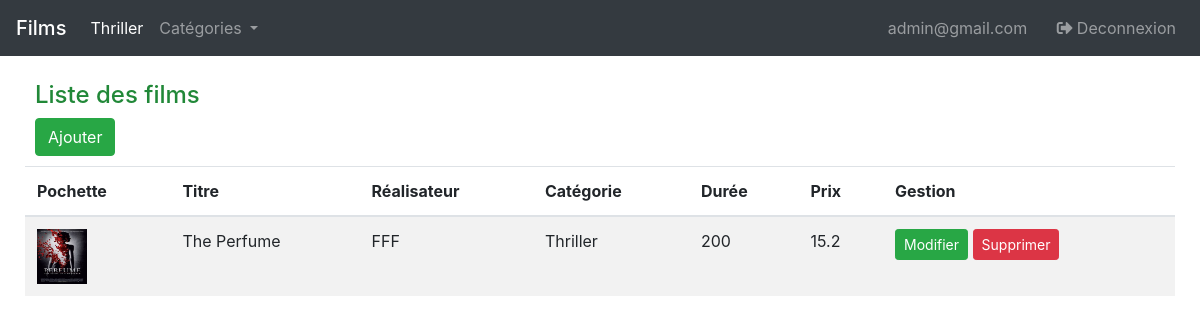
The app's page /index.php?category=Thriller (signed in) with its own data.
### tables this page shows
CREATE TABLE `films` (
  `id` int(11) NOT NULL AUTO_INCREMENT,
  `title` varchar(25) DEFAULT NULL,
  `director` varchar(25) DEFAULT NULL,
  `category` varchar(25) DEFAULT NULL,
  `duration` int(11) DEFAULT NULL,
  `price` double DEFAULT NULL,
  `image` varchar(255) DEFAULT NULL,
  `preview` varchar(255) DEFAULT NULL,
  PRIMARY KEY (`id`)
);

### includes/functions.php (called while the page is built, shortened)
<?php
function getFilms($selectedCategory = "") {
	global $connection;
	$filmQuery = "SELECT * FROM films";
  if (!empty($selectedCategory)) {
    $filmQuery .= " WHERE category = '$selectedCategory'";
  }
  $filmQuery .= " ORDER BY id DESC";
  $result = mysqli_query($connection, $filmQuery);
  $films = array();
  $i = 0;
  while ($row = mysqli_fetch_assoc($result)) {
    $id = $row['id'];
    $title = $row['title'];
    $director = $row['director'];
    $category = $row['category'];
    $duration = $row['duration'];
    $price = $row['price'];
    $image = "images/".$row['image'];
    $preview = $row['preview'];
    $film = new Film($id, $title, $director, $category, $duration, $price, $image);
    $film->setPreview($preview);
    $films[$i++] = $film;
  }
  return $films;
}
?>

### includes/classFilm.inc.php (called while the page is built, shortened)
<?php
class Film {
	private $id;
	private $title;
	private $director;
	private $category;
	private $duration;
	private $price;
	private $image;
	function getId() {
		return $this->id;
	}
	function setId($id) {
		$this->id = $id;
	}
	function getTitle() {
		return $this->title;
	}
	function setTitle($title) {
		$this->title = $title;
	}
	function getDirector() {
		return $this->director;
	}
	function setDirector($director) {
		$this->director = $director;
	}
	function getCategory() {
		return $this->category;
	}
	function setCategory($category) {
		$this->category = $category;
	}
	function getPrice() {
		return $this->price;
	}
	function setPrice($price) {
		$this->price = $price;
	}
	function getDuration() {
		return $this->duration;
	}
	function setDuration($duration) {
		$this->duration = $duration;
	}
	function getImage() {
		return $this->image;
	}
	function setImage($image) {
		$this->image = $image;
	}
}
?>

### viewsfilms/admin.php (the view, shortened to what this page needs)
<div style="margin: 25px">
  <div style="margin: 10px; position: relative;">
    <div>
      <h4 style="color: #218838">Liste des films</h4>
    </div>
    <div>
      <a class="btn btn-success" href="viewsfilms/film.php">Ajouter</a>
    </div>
  </div>
  <table class="table table-striped" style="">
    <thead>
      <tr>
        <th scope="col">Pochette</th>
        <th scope="col">Titre</th>
        <th scope="col">Réalisateur</th>
        <th scope="col">Catégorie</th>
        <th scope="col">Durée</th>
        <th scope="col">Prix</th>
        <th scope="col">Gestion</th>
      </tr>
    </thead>
    <tbody>
      <?php foreach ($films as $film) : ?>
        <tr>
          <td scope="row"><img src="<?php echo $film->getImage(); ?>" style="width:50px; height: 55px;" /></td>
          <td><?php echo $film->getTitle(); ?></td>
          <td><?php echo $film->getDirector(); ?></td>
          <td><?php echo $film->getCategory(); ?></td>
          <td><?php echo $film->getDuration(); ?></td>
          <td><?php echo $film->getPrice(); ?></td>
          <td>
            <a class="btn btn-success btn-sm" href="viewsfilms/updateForm.php?id=<?php echo $film->getId(); ?>">Modifier</a>
            <a class="btn btn-danger btn-sm" href="viewsfilms/deleteFilm.php?id=<?php echo $film->getId(); ?>">Supprimer</a>
          </td>
        </tr>
      <?php endforeach ?>
    </tbody>
  </table>

### records on screen
films: image (picture), title "The Perfume", director "FFF", category "Thriller", duration "200", price "15.2"

### other values on screen
$_GET['category'] "Thriller"
$_SESSION['email'] "admin@gmail.com"
